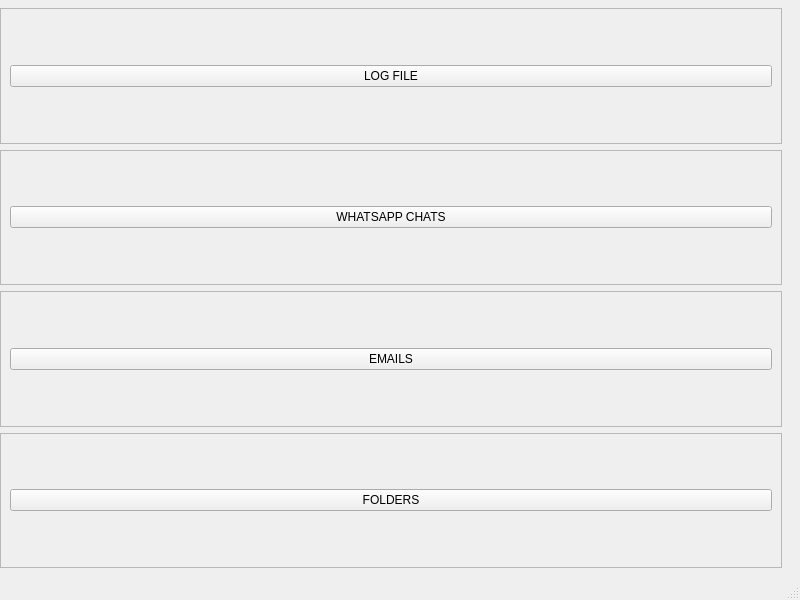
<?xml version="1.0" encoding="UTF-8"?>
<ui version="4.0">
 <class>window7</class>
 <widget class="QMainWindow" name="window7">
  <property name="geometry">
   <rect>
    <x>0</x>
    <y>0</y>
    <width>800</width>
    <height>600</height>
   </rect>
  </property>
  <property name="windowTitle">
   <string>window7</string>
  </property>
  <widget class="QWidget" name="centralwidget">
   <widget class="QFrame" name="frame_3">
    <property name="geometry">
     <rect>
      <x>0</x>
      <y>150</y>
      <width>782</width>
      <height>135</height>
     </rect>
    </property>
    <property name="frameShape">
     <enum>QFrame::StyledPanel</enum>
    </property>
    <property name="frameShadow">
     <enum>QFrame::Raised</enum>
    </property>
    <layout class="QHBoxLayout" name="horizontalLayout_2">
     <item>
      <widget class="QPushButton" name="pushButton_2">
       <property name="text">
        <string>WHATSAPP CHATS</string>
       </property>
      </widget>
     </item>
    </layout>
   </widget>
   <widget class="QFrame" name="frame">
    <property name="geometry">
     <rect>
      <x>0</x>
      <y>433</y>
      <width>782</width>
      <height>135</height>
     </rect>
    </property>
    <property name="frameShape">
     <enum>QFrame::StyledPanel</enum>
    </property>
    <property name="frameShadow">
     <enum>QFrame::Raised</enum>
    </property>
    <layout class="QHBoxLayout" name="horizontalLayout_4">
     <item>
      <widget class="QPushButton" name="pushButton_4">
       <property name="text">
        <string>FOLDERS</string>
       </property>
      </widget>
     </item>
    </layout>
   </widget>
   <widget class="QFrame" name="frame_4">
    <property name="geometry">
     <rect>
      <x>0</x>
      <y>8</y>
      <width>782</width>
      <height>136</height>
     </rect>
    </property>
    <property name="frameShape">
     <enum>QFrame::StyledPanel</enum>
    </property>
    <property name="frameShadow">
     <enum>QFrame::Raised</enum>
    </property>
    <layout class="QHBoxLayout" name="horizontalLayout">
     <item>
      <widget class="QPushButton" name="pushButton">
       <property name="text">
        <string>LOG FILE</string>
       </property>
      </widget>
     </item>
    </layout>
   </widget>
   <widget class="QFrame" name="frame_2">
    <property name="geometry">
     <rect>
      <x>0</x>
      <y>291</y>
      <width>782</width>
      <height>136</height>
     </rect>
    </property>
    <property name="frameShape">
     <enum>QFrame::StyledPanel</enum>
    </property>
    <property name="frameShadow">
     <enum>QFrame::Raised</enum>
    </property>
    <layout class="QHBoxLayout" name="horizontalLayout_3">
     <item>
      <widget class="QPushButton" name="pushButton_3">
       <property name="text">
        <string>EMAILS</string>
       </property>
      </widget>
     </item>
    </layout>
   </widget>
  </widget>
  <widget class="QStatusBar" name="statusbar"/>
 </widget>
 <resources/>
 <connections/>
</ui>
